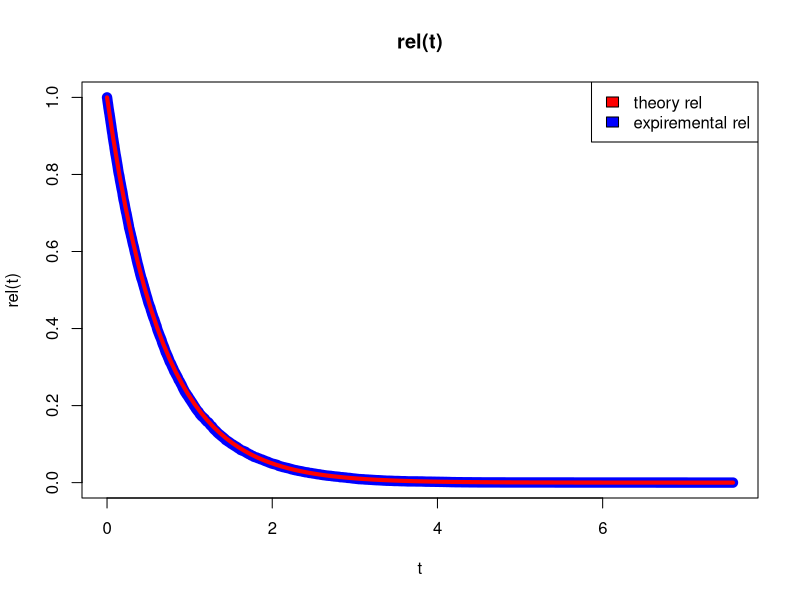
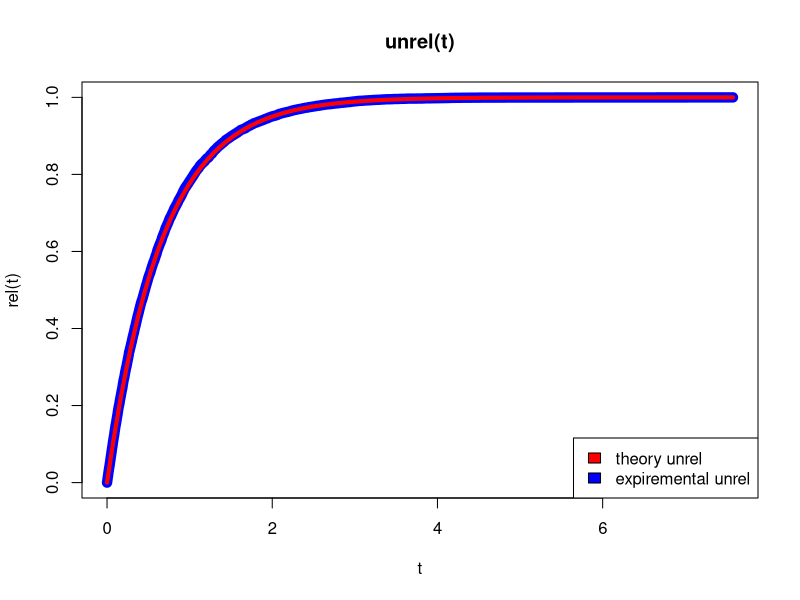
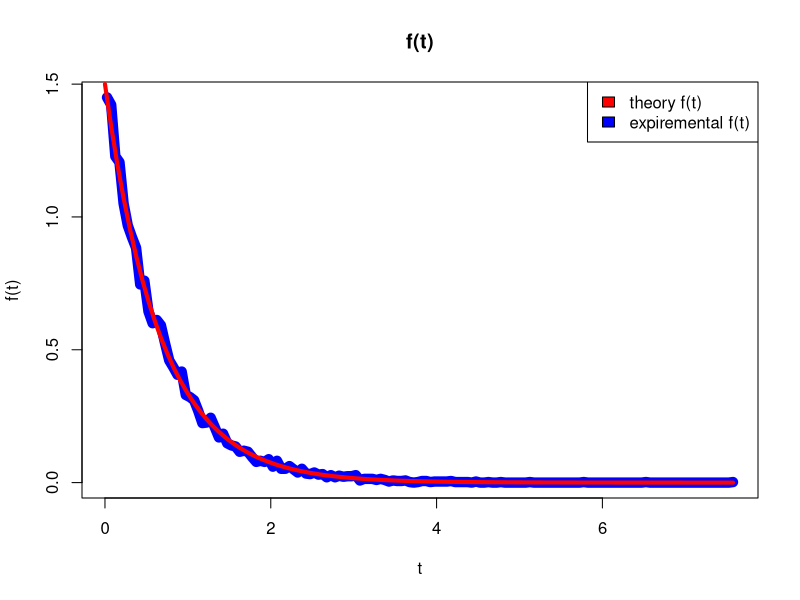
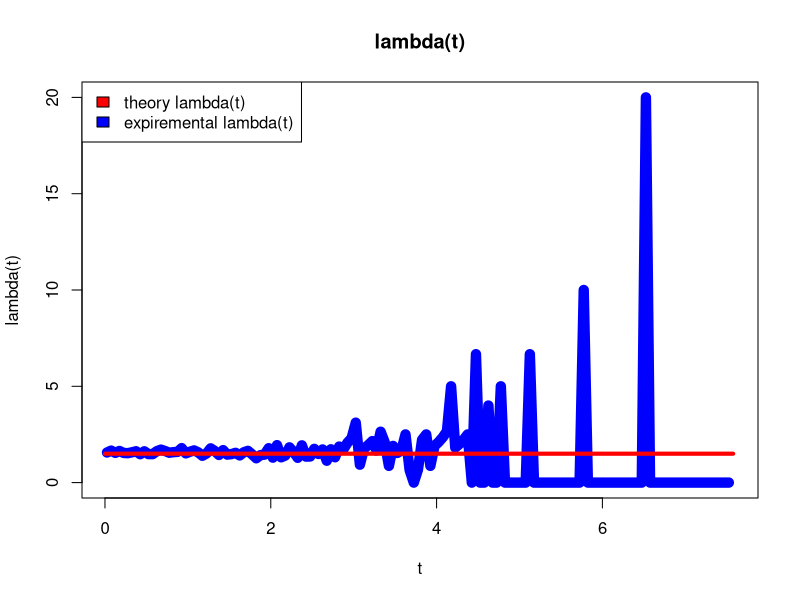

Generate these figures, in order, with R:
N0 <- 10000
lambda <- 1.5

f <- function(t) lambda * exp(-lambda*t)
F <- function(t) 1 - exp(-lambda * t)
inv_F <- function(t) exp(-lambda * t)

reverse_exp_function <- function(x) -1 / lambda * log(x)
sequence <- sort(sapply(runif(N0, 0, 1), reverse_exp_function))
max_t <- max(sequence)

pdf("out.pdf")

N <- sapply(c(0:(N0-1)), function(x) (N0 - x) / N0)
plot(sequence, N, type="l", col="blue", lwd = 10, main="rel(t)", ylab="rel(t)", xlab="t")
plot(inv_F, 0, max_t, col="red", lwd = 4, add=TRUE)
legend("topright", NULL, c("theory rel", "expiremental rel"), fill=c("red", "blue"))

rev_N <- sapply(c(0:(N0-1)), function(x) x / N0)
plot(sequence, rev_N, type="l", col="blue", lwd = 10, main="unrel(t)", ylab="rel(t)", xlab="t")
plot(F, 0, max_t, col="red", lwd = 4, add=TRUE)
legend("bottomright", NULL, c("theory unrel", "expiremental unrel"), fill=c("red", "blue"))

histogram <- hist(sequence, breaks=200, plot=FALSE)
exp_f <- histogram$density
exp_f_xs <- histogram$mids
plot(exp_f_xs, exp_f, type="l", col="blue", lwd = 10, main="f(t)", ylab="f(t)", xlab="t")
plot(f, 0, max(exp_f_xs), col="red", lwd = 4, add=TRUE)
legend("topright", NULL, c("theory f(t)", "expiremental f(t)"), fill=c("red", "blue"))

intence <- function(t) f(t) / inv_F(t)
counts <- histogram$counts
breaks <- histogram$breaks
breaks <- breaks[2:length(breaks)]
print(counts)
print(sapply(1:length(counts), function(i) (N0 - findInterval(breaks[i], sequence))))
exp_intence <- sapply(1:length(counts), function(i) counts[i] / (N0 - findInterval(breaks[i], sequence)) / diff(breaks)[1])
plot(exp_f_xs, exp_intence, type="l", col="blue", lwd = 10, main="lambda(t)", ylab="lambda(t)", xlab="t")
plot(intence, 0, max_t, col="red", lwd = 4, add=TRUE)
legend("topleft", NULL, c("theory lambda(t)", "expiremental lambda(t)"), fill=c("red", "blue"))
